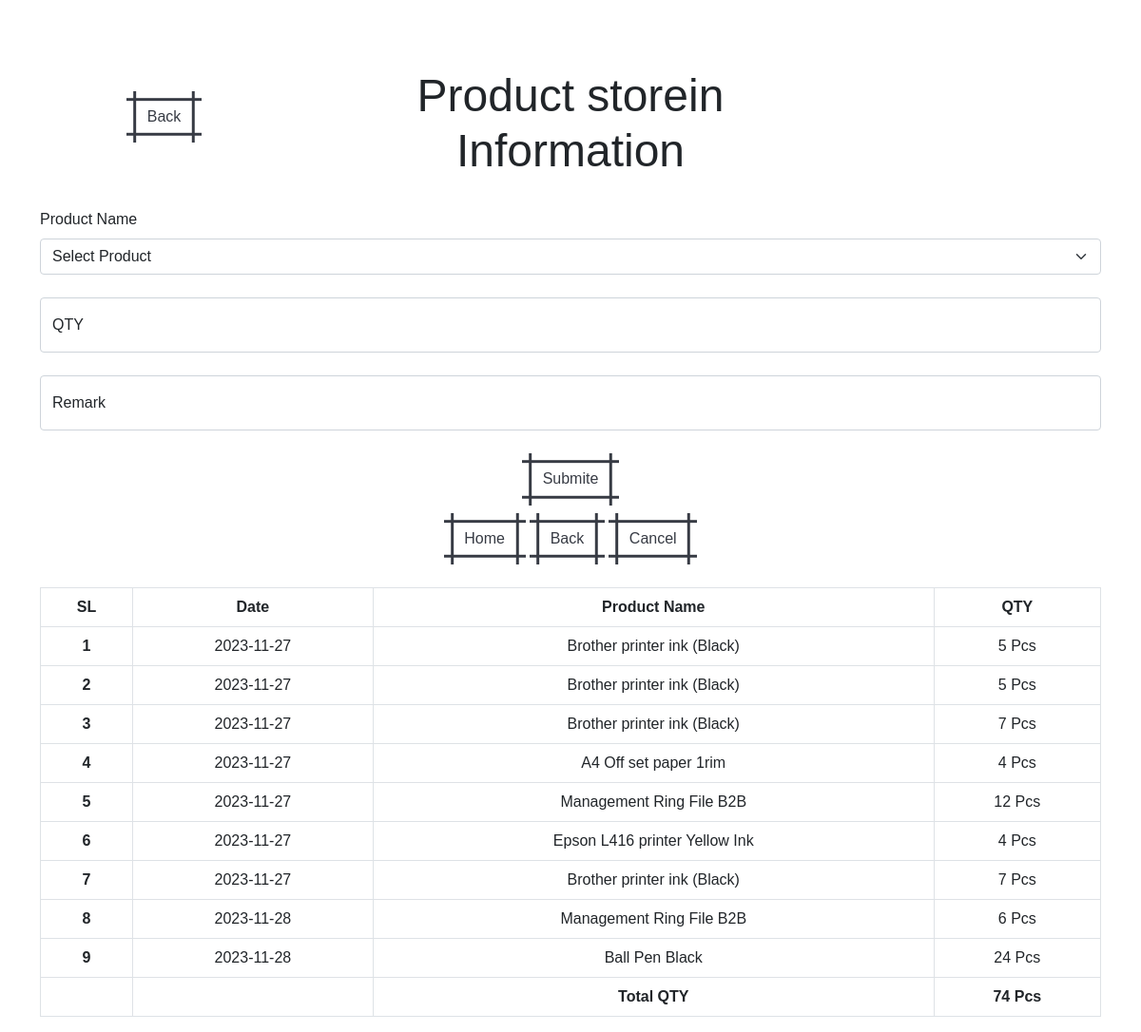
/stockIn.php (signed in), run on the app's committed database.
### tables this page shows
CREATE TABLE `tb_stock_in` (
  `Id` int(11) NOT NULL,
  `P_Id` int(11) NOT NULL,
  `E_Id` int(11) NOT NULL,
  `SI_Date` date NOT NULL,
  `SI_QTY` int(11) NOT NULL,
  `SI_Remark` varchar(255) NOT NULL
);

CREATE TABLE `tb_productinfo` (
  `Id` int(11) NOT NULL,
  `P_Name` varchar(255) NOT NULL,
  `P_Cat_Id` int(11) NOT NULL,
  `P_Price` int(11) NOT NULL,
  `P_Remark` varchar(255) NOT NULL,
  `P_Image` varchar(255) NOT NULL
);

### stockIn.php (the view, shortened to what this page needs)
<?php
    include 'dbconfig.php';
    if(isset($_SESSION['Id']) && isset($_SESSION['E_Name']))
    {
?>
<!DOCTYPE html>
<html lang="en">
<head>
    <link rel="stylesheet" href="https://cdnjs.cloudflare.com/ajax/libs/font-awesome/4.7.0/css/font-awesome.min.css">
    <link href="https://cdn.jsdelivr.net/npm/bootstrap@5.0.2/dist/css/bootstrap.min.css" rel="stylesheet">
    <link rel="stylesheet" href="button89.css" media="screen">
</head>
<body>
    <br><br><br>
    <div class="text-center container">
    <div class="row">
        <div class="col-3"><a href="product.php"><button class="button89 mt-4" role="button">Back</button></a></div>
        <div class="col-6"><h3 class="display-5">Product storein Information</h3></div>
        <div class="col-3"></div>
    </div>
</div><br>
<section id="stockin-section">
    <div class="container">
        <div class="row">
            <div class="col-lg-12">
                <form action="stockinBK.php" method="POST">
                <label for="cbxProductName" class="form-label">Product Name</label><br>
                <select name="cbxProductName" required class="form-field form-select" id="cbxProductName">
                    <option selected disabled>Select Product</option>
                </select><br>
                <div class="form-floating">
                    <input name="txtQty" type="number" class="form-control" id="qty" placeholder="Qty" required>
                    <label for="qty">QTY</label>
                </div><br>
                <div class="form-floating">
                    <input name="txtRemark" type="text" class="form-control" id="remark" placeholder="Remark"></input>
                    <label for="remark">Remark</label>
                </div>
                <div class="mt-4 text-center">
                    <button class="button89" role="button" name="btnSubmit">Submite</button>
                </div>
                </form>
                <div class="text-center mb-4">
                    <a href="index.php"><button class="button89  mt-2" role="button">Home</button></a>
                    <a href="product.php"><button class="button89  mt-2" role="button">Back</button></a>
                    <a href="#"><button class="button89  mt-2" role="button">Cancel</button></a>
                </div>
            </div>
        </div>
        <table class="table table-bordered text-center">
            <thead>
                <tr>
                    <th scope="col">SL</th>
                    <th scope="col">Date</th>
                    <th scope="col">Product Name</th>
                    <th scope="col">QTY</th>
                </tr>
            </thead>
            <?php
                $sqlData = "SELECT * FROM tb_stock_in";
                $sqlResult = mysqli_query($conn,$sqlData);
            ?>
            <tbody>
                <?php $i=1; foreach($sqlResult as $val)
                {?>
                <tr>
                    <th scope="row"><?=$i;?></th>
                    <td><?=$val['SI_Date'];?></td>
                    <?php $cid = $val['P_Id'];?>
                    <?php
                    $sqlCData = "SELECT cat.P_Name FROM `tb_productinfo` AS cat WHERE Id=$cid";
                        $sqlCResult = mysqli_query($conn,$sqlCData);
                        foreach($sqlCResult as $re)
                        {?>
                            <td><?=$re['P_Name'];?></td>
                    <?php    }
                    ?>
                    <td><?=$val['SI_QTY'];?> Pcs</td>
                </tr> <?php $i++; } ?>
            </tbody>
                <th scope="col"></th>
                <th scope="col"></th>
                <?php
                $totalAmount = "SELECT sum(SI_QTY) FROM tb_stock_in";
                $sqlTotalAmountResult = mysqli_query($conn,$totalAmount);
                while($row = mysqli_fetch_array($sqlTotalAmountResult))
                {
                    ?><th scope="col">Total QTY</th>
                    <th scope="col"><?php echo $row['sum(SI_QTY)'].' Pcs'; ?></th>
            <?php    }    ?>
            </table>
    </div>
</section>
</body>
</html>
<?php
    }
    else{
        header("Location: log.php");
        exit();
    }
?>

### button89.css (style rules this page uses)
* { font-family: sans-serif; }
.button89 { --b: 3px; --s: .45em; --color: #373B44; padding: calc(.5em + var(--s)) calc(.9em + var(--s)); color: var(--color); --_p: var(--s); background: conic-gradient(from 90deg at var(--b) var(--b),#0000 90deg,var(--color) 0) var(--_p) var(--_p)/calc(100% - var(--b) - 2*var(--_p)) calc(100% - var(--b) - 2*var(--_p)); transition: .3s linear, color 0s, background-color 0s; outline: var(--b) solid #0000; outline-offset: .6em; font-size: 16px; border: 0; user-select: none; -webkit-user-select: none; touch-action: manipulation; }

### data on the page
tb_stock_in: SI_Date "2023-11-27", SI_QTY "5"
tb_productinfo: P_Name "Brother printer ink (Black)"
tb_stock_in: SI_Date "2023-11-27", SI_QTY "5"
tb_stock_in: SI_Date "2023-11-27", SI_QTY "7"
tb_stock_in: SI_Date "2023-11-27", SI_QTY "4"
tb_productinfo: P_Name "A4 Off set paper 1rim"
tb_stock_in: SI_Date "2023-11-27", SI_QTY "12"
tb_productinfo: P_Name "Management Ring File B2B"
tb_stock_in: SI_Date "2023-11-27", SI_QTY "4"
tb_productinfo: P_Name "Epson L416 printer Yellow Ink"
tb_stock_in: SI_Date "2023-11-27", SI_QTY "7"
tb_stock_in: SI_Date "2023-11-28", SI_QTY "6"
tb_stock_in: SI_Date "2023-11-28", SI_QTY "24"
tb_productinfo: P_Name "Ball Pen Black"

### other printed values
$row['sum(SI_QTY)'] "74"
